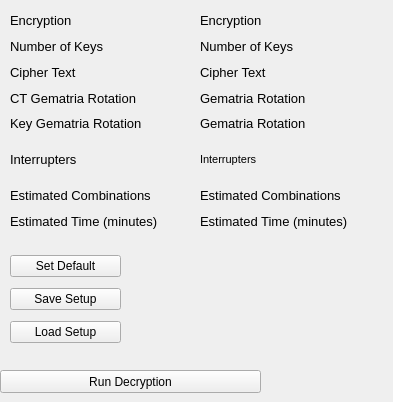
      <widget class="QWidget" name="Ciphertext_2">
       <attribute name="title">
        <string>Tab 1</string>
       </attribute>
       <widget class="QPushButton" name="run_decryption_button">
        <property name="geometry">
         <rect>
          <x>0</x>
          <y>370</y>
          <width>261</width>
          <height>23</height>
         </rect>
        </property>
        <property name="text">
         <string>Run Decryption</string>
        </property>
       </widget>
       <widget class="QWidget" name="layoutWidget">
        <property name="geometry">
         <rect>
          <x>10</x>
          <y>10</y>
          <width>374</width>
          <height>221</height>
         </rect>
        </property>
        <layout class="QGridLayout" name="gridLayout_4">
         <item row="0" column="0">
          <widget class="QLabel" name="enc_method_name_2">
           <property name="maximumSize">
            <size>
             <width>16777215</width>
             <height>16777215</height>
            </size>
           </property>
           <property name="font">
            <font>
             <pointsize>10</pointsize>
            </font>
           </property>
           <property name="text">
            <string>Encryption</string>
           </property>
          </widget>
         </item>
         <item row="1" column="1">
          <widget class="QLabel" name="number_of_keys">
           <property name="maximumSize">
            <size>
             <width>16777215</width>
             <height>16777215</height>
            </size>
           </property>
           <property name="font">
            <font>
             <pointsize>10</pointsize>
            </font>
           </property>
           <property name="text">
            <string>Number of Keys</string>
           </property>
          </widget>
         </item>
         <item row="6" column="0" rowspan="2">
          <widget class="QLabel" name="interrupters_2">
           <property name="maximumSize">
            <size>
             <width>16777215</width>
             <height>16777215</height>
            </size>
           </property>
           <property name="font">
            <font>
             <pointsize>10</pointsize>
            </font>
           </property>
           <property name="text">
            <string>Interrupters</string>
           </property>
          </widget>
         </item>
         <item row="6" column="1" rowspan="2">
          <widget class="QLabel" name="interrupters">
           <property name="maximumSize">
            <size>
             <width>16777215</width>
             <height>16777215</height>
            </size>
           </property>
           <property name="font">
            <font>
             <pointsize>8</pointsize>
            </font>
           </property>
           <property name="text">
            <string>Interrupters</string>
           </property>
           <property name="wordWrap">
            <bool>true</bool>
           </property>
          </widget>
         </item>
         <item row="9" column="1">
          <widget class="QLabel" name="cipherTextPad_2">
           <property name="maximumSize">
            <size>
             <width>16777215</width>
             <height>16777215</height>
            </size>
           </property>
           <property name="font">
            <font>
             <pointsize>10</pointsize>
            </font>
           </property>
           <property name="text">
            <string>Estimated Time (minutes)</string>
           </property>
          </widget>
         </item>
         <item row="2" column="1">
          <widget class="QLabel" name="cipher_text_set">
           <property name="maximumSize">
            <size>
             <width>16777215</width>
             <height>16777215</height>
            </size>
           </property>
           <property name="font">
            <font>
             <pointsize>10</pointsize>
            </font>
           </property>
           <property name="text">
            <string>Cipher Text</string>
           </property>
          </widget>
         </item>
         <item row="2" column="0">
          <widget class="QLabel" name="cipher_text_set_2">
           <property name="maximumSize">
            <size>
             <width>16777215</width>
             <height>16777215</height>
            </size>
           </property>
           <property name="font">
            <font>
             <pointsize>10</pointsize>
            </font>
           </property>
           <property name="text">
            <string>Cipher Text</string>
           </property>
          </widget>
         </item>
         <item row="9" column="0">
          <widget class="QLabel" name="estimated_time_2">
           <property name="maximumSize">
            <size>
             <width>16777215</width>
             <height>16777215</height>
            </size>
           </property>
           <property name="font">
            <font>
             <pointsize>10</pointsize>
            </font>
           </property>
           <property name="text">
            <string>Estimated Time (minutes)</string>
           </property>
          </widget>
         </item>
         <item row="0" column="1">
          <widget class="QLabel" name="enc_method_name">
           <property name="maximumSize">
            <size>
             <width>16777215</width>
             <height>16777215</height>
            </size>
           </property>
           <property name="font">
            <font>
             <pointsize>10</pointsize>
            </font>
           </property>
           <property name="text">
            <string>Encryption</string>
           </property>
          </widget>
         </item>
         <item row="8" column="1">
          <widget class="QLabel" name="estimated_combinations">
           <property name="maximumSize">
            <size>
             <width>16777215</width>
             <height>16777215</height>
            </size>
           </property>
           <property name="font">
            <font>
             <pointsize>10</pointsize>
            </font>
           </property>
           <property name="text">
            <string>Estimated Combinations</string>
           </property>
          </widget>
         </item>
         <item row="3" column="1">
          <widget class="QLabel" name="gematria_rotations">
           <property name="maximumSize">
            <size>
             <width>16777215</width>
             <height>16777215</height>
            </size>
           </property>
           <property name="font">
            <font>
             <pointsize>10</pointsize>
            </font>
           </property>
           <property name="text">
            <string>Gematria Rotation</string>
           </property>
          </widget>
         </item>
         <item row="8" column="0">
          <widget class="QLabel" name="estimated_combinations_2">
           <property name="maximumSize">
            <size>
             <width>16777215</width>
             <height>16777215</height>
            </size>
           </property>
           <property name="font">
            <font>
             <pointsize>10</pointsize>
            </font>
           </property>
           <property name="text">
            <string>Estimated Combinations</string>
           </property>
          </widget>
         </item>
         <item row="1" column="0">
          <widget class="QLabel" name="number_of_keys_2">
           <property name="maximumSize">
            <size>
             <width>16777215</width>
             <height>16777215</height>
            </size>
           </property>
           <property name="font">
            <font>
             <pointsize>10</pointsize>
            </font>
           </property>
           <property name="text">
            <string>Number of Keys</string>
           </property>
          </widget>
         </item>
         <item row="3" column="0">
          <widget class="QLabel" name="gematria_rotations_2">
           <property name="maximumSize">
            <size>
             <width>16777215</width>
             <height>16777215</height>
            </size>
           </property>
           <property name="font">
            <font>
             <pointsize>10</pointsize>
            </font>
           </property>
           <property name="text">
            <string>CT Gematria Rotation</string>
           </property>
          </widget>
         </item>
         <item row="4" column="0">
          <widget class="QLabel" name="gematria_rotations_3">
           <property name="maximumSize">
            <size>
             <width>16777215</width>
             <height>16777215</height>
            </size>
           </property>
           <property name="font">
            <font>
             <pointsize>10</pointsize>
            </font>
           </property>
           <property name="text">
            <string>Key Gematria Rotation</string>
           </property>
          </widget>
         </item>
         <item row="4" column="1">
          <widget class="QLabel" name="key_gematria_rotations">
           <property name="maximumSize">
            <size>
             <width>16777215</width>
             <height>16777215</height>
            </size>
           </property>
           <property name="font">
            <font>
             <pointsize>10</pointsize>
            </font>
           </property>
           <property name="text">
            <string>Gematria Rotation</string>
           </property>
          </widget>
         </item>
        </layout>
       </widget>
       <widget class="QWidget" name="">
        <property name="geometry">
         <rect>
          <x>10</x>
          <y>250</y>
          <width>111</width>
          <height>101</height>
         </rect>
        </property>
        <layout class="QVBoxLayout" name="verticalLayout_5">
         <item>
          <widget class="QPushButton" name="set_default_button">
           <property name="text">
            <string>Set Default</string>
           </property>
          </widget>
         </item>
         <item>
          <widget class="QPushButton" name="save_setup_button">
           <property name="text">
            <string>Save Setup</string>
           </property>
          </widget>
         </item>
         <item>
          <widget class="QPushButton" name="load_setup_button">
           <property name="text">
            <string>Load Setup</string>
           </property>
          </widget>
         </item>
        </layout>
       </widget>
      </widget>
